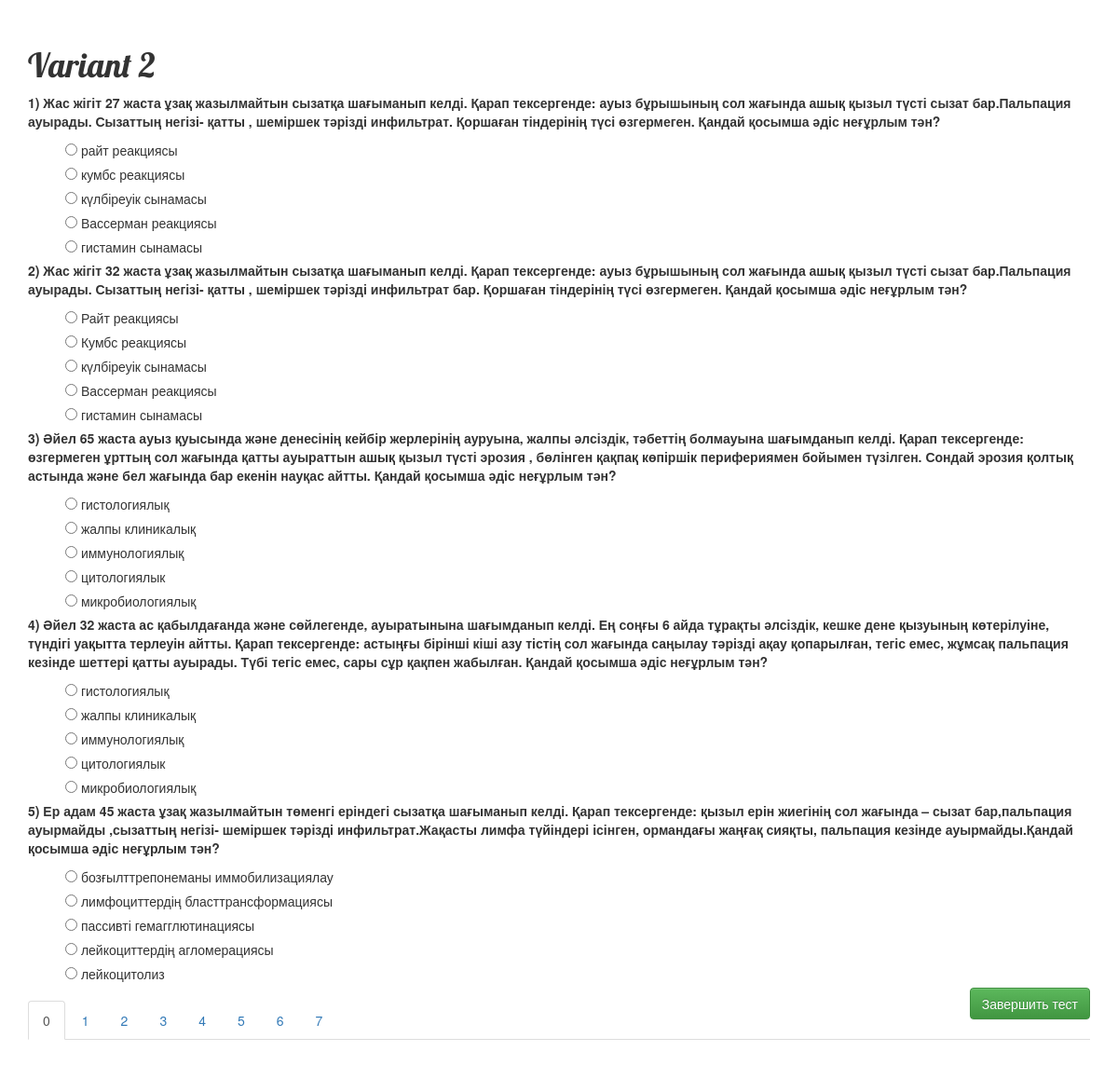
Page /variant/825/ on the committed database.
### testapp/models.py (models this page shows, shortened)
class Variant(models.Model):
    name = models.CharField(max_length=140, default='Вариант')
    tasks = models.ManyToManyField(Task, blank=True)

class Task(models.Model):
    question = models.ForeignKey(Question, blank=True, null=True)
    options = models.ManyToManyField(Answer, blank=True, related_name='options')
    answer_count = models.IntegerField(default=0)

class Question(models.Model):
    text = models.TextField()

class Answer(models.Model):
    text = models.TextField()
    isAnswer = models.BooleanField(default=False)
    userAnswer = False

### testapp/views.py (the view)
# urls.py: url(r'^variant/(?P<pk>\d+)/$', views.variant_detail, name='variant_detail'),
def variant_detail(request, pk):
    variant = get_object_or_404(Variant, pk=pk)
    taskList = variant.tasks.all()
    return render(request, 'testapp/variant_detail.html',
                  {'variant': variant, 'tasks': taskList, })

### testapp/templates/testapp/variant_detail.html (shortened to what this page needs)
{% load staticfiles %}
<html lang="en">
<head>
    <link rel="stylesheet" href="//maxcdn.bootstrapcdn.com/bootstrap/3.2.0/css/bootstrap.min.css">
    <link rel="stylesheet" href="//maxcdn.bootstrapcdn.com/bootstrap/3.2.0/css/bootstrap-theme.min.css">
    <link rel="stylesheet" href="{% static 'css/blog.css' %}">
</head>
<body>
<h1>{{ variant.name }}</h1>
<form action="{% url 'result' %}" method="post">
    <div class="tab-content">
        {% for task in tasks %}
            {% if forloop.counter0|divisibleby:5 %}
                {% if forloop.counter0 != 0 %}
                    </div>
                {% else %}
                    <div role="tabpanel" class="tab-pane active" id="{% widthratio forloop.counter0 5 1 %}_panel">
                {% endif %}
            {% endif %}
            <p class="question">{{ forloop.counter }}) {{ task.question.text }}</p>
            {% for option in task.options.all %}
                <label>
                    {% if task.answer_count > 1 %}
                        <input type="checkbox" name="{{task.pk}}" class="my_check" value="{{ option.pk }}">
                    {% else %}
                        <input type="radio" name="{{task.pk}}" class="my_radio" value="{{ option.pk }}">
                    {% endif %}
                    {{ option.text }}
                </label>
                <br>
            {% endfor %}
        {% endfor %}
    </div>
    <input class="pull-right btn btn-success" type="submit" value="Завершить тест"/>
</form>
<div>
    <ul class="nav nav-tabs" role="tablist">
        {% with pageid=1 %}
        {% for task in tasks %}
        {% if forloop.counter0|divisibleby:5 %}
        {% if forloop.counter0 == 0 %}
        <li role="presentation" class="active"><a href="#{% widthratio forloop.counter0 5 1 %}_panel"
                                                  aria-controls="{% widthratio forloop.counter0 5 1 %}_panel" role="tab"
                                                  data-toggle="tab">{% widthratio forloop.counter0 5 1 %}</a></li>
        {% else %}
        <li role="presentation"><a href="#{% widthratio forloop.counter0 5 1 %}_panel"
                                   aria-controls="{% widthratio forloop.counter0 5 1 %}_panel" role="tab"
                                   data-toggle="tab">{% widthratio forloop.counter0 5 1 %}</a></li>
        {% endif %}
        {% endif %}
        {% endfor %}
        {% endwith %}
    </ul>
</div>
</body>
</html>

### testapp/static/css/blog.css (style rules this page uses)
body { padding: 30px 30px 30px 30px; }
h1, h2, h3, h4 { font-family: 'Lobster', cursive; }
.question { font-weight: bold; }
label { font-weight: normal; margin-left: 40px; }

### rows in the picture
Variant: name "Variant 2"
Task: question.text "Жас жігіт 27 жаста ұзақ жазылмайтын сызатқа шағыманып келді. Қарап тексергенде: ауыз бұрышының сол жағында ашық қызыл түсті сызат бар.Пальпация ауырады. Сызаттың негізі- қатты , шеміршек тәрізді инфильтрат. Қоршаған тіндерінің түсі өзгермеген. Қандай қосымша әдіс неғұрлым тән?", counter0 "0"
Answer: text "райт реакциясы"
Answer: text "кумбс реакциясы"
Answer: text "күлбіреуік сынамасы"
Answer: text "Вассерман реакциясы"
Answer: text "гистамин сынамасы"
Task: question.text "Жас жігіт 32 жаста ұзақ жазылмайтын сызатқа шағыманып келді. Қарап тексергенде: ауыз бұрышының сол жағында ашық қызыл түсті сызат бар.Пальпация ауырады. Сызаттың негізі- қатты , шеміршек тәрізді инфильтрат бар. Қоршаған тіндерінің түсі өзгермеген. Қандай қосымша әдіс неғұрлым тән?"
Answer: text "Райт реакциясы"
Answer: text "Кумбс реакциясы"
Answer: text "күлбіреуік сынамасы"
Answer: text "Вассерман реакциясы"
Answer: text "гистамин сынамасы"
Task: question.text "Әйел 65 жаста ауыз қуысында және денесінің кейбір жерлерінің ауруына, жалпы әлсіздік, тәбеттің болмауына шағымданып келді. Қарап тексергенде: өзгермеген ұрттың сол жағында қатты ауыраттын ашық қызыл түсті эрозия , бөлінген қақпақ көпіршік перифериямен бойымен түзілген. Сондай эрозия қолтық астында және бел жағында бар екенін науқас айтты. Қандай қосымша әдіс неғұрлым тән?"
Answer: text "гистологиялық"
Answer: text "жалпы клиникалық"
Answer: text "иммунологиялық"
Answer: text "цитологиялык"
Answer: text "микробиологиялық"
Task: question.text "Әйел 32 жаста ас қабылдағанда және сөйлегенде, ауыратынына шағымданып келді. Ең соңғы 6 айда тұрақты әлсіздік, кешке дене қызуының көтерілуіне, түндігі уақытта терлеуін айтты. Қарап тексергенде: астыңғы бірінші кіші азу тістің сол жағында саңылау тәрізді ақау қопарылған, тегіс емес, жұмсақ пальпация кезінде шеттері қатты ауырады. Түбі тегіс емес, сары сұр қақпен жабылған. Қандай қосымша әдіс неғұрлым тән?"
Answer: text "гистологиялық"
Answer: text "жалпы клиникалық"
Answer: text "иммунологиялық"
Answer: text "цитологиялык"
Answer: text "микробиологиялық"
Task: question.text "Ер адам 45 жаста ұзақ жазылмайтын төменгі еріндегі сызатқа шағыманып келді. Қарап тексергенде: қызыл ерін жиегінің сол жағында – сызат бар,пальпация ауырмайды ,сызаттың негізі- шеміршек тәрізді инфильтрат.Жақасты лимфа түйіндері ісінген, ормандағы жаңғақ сияқты, пальпация кезінде ауырмайды.Қандай қосымша әдіс неғұрлым тән?"
Answer: text "бозғылттрепонеманы иммобилизациялау"
Answer: text "лимфоциттердің бласттрансформациясы"
Answer: text "пассивті гемагглютинациясы"
Answer: text "лейкоциттердің агломерациясы"
Answer: text "лейкоцитолиз"
Task: counter0 "1"
Task: counter0 "2"
Task: counter0 "3"
Task: counter0 "4"
Task: counter0 "5"
Task: counter0 "6"
Task: counter0 "7"
